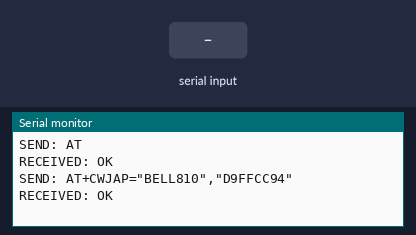
Simulated run of this sketch. Board: Arduino Uno, built with avr-gcc and run on an emulated ATmega328P. Shown: the last lines printed to the serial monitor. The test bench sets the inputs (shaded band). The modem accepts every AT command (registered, SIM ready, sends succeed) and sends nothing else.

Above: at 19.0 s.
19.1 s: "1" received over the second serial link
At 20.2 s:
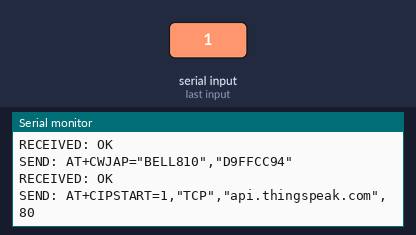
29.6 s: "0" received over the second serial link
At 30.7 s:
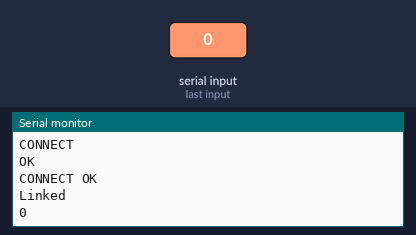
40.1 s: "2" received over the second serial link
At 41.1 s:
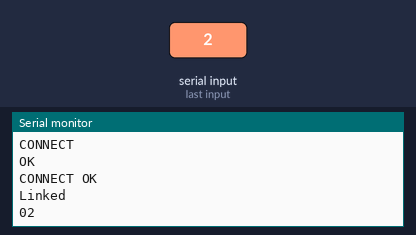

The sketch:

esp8266_wifi_connect.ino
```cpp
#include<stdlib.h>
#include <SoftwareSerial.h>
#define SSID "BELL810"
#define PASS "D9FFCC94"

SoftwareSerial esp8266(2, 3); // RX, TX
String open_tcp = "AT+CIPSTART=1,\"TCP\",\"api.thingspeak.com\",80";

void setup()
{
  Serial.begin(9600);
  esp8266.begin(9600);
  sendDebug("AT");
  delay(5000);
  if(esp8266.find("OK")){
    Serial.println("RECEIVED: OK");
    connectWiFi();
  }

  delay(5000);
  sendDebug(open_tcp);
  delay(5000);
}

void loop(){

if(esp8266.available()) // check if the esp is sending a message
  {
    while(esp8266.available())
    {
      // The esp has data so display its output to the serial window
      char c = esp8266.read(); // read the next character.
      Serial.write(c);
    }
  }


}

void sendDebug(String cmd){
  Serial.print("SEND: ");
  Serial.println(cmd);
  esp8266.println(cmd);
}

boolean connectWiFi(){
  esp8266.println("AT+CWMODE=1");
  delay(2000);
  esp8266.println("AT+CIPMUX=1");
  delay(2000);
  String cmd="AT+CWJAP=\"";
  cmd+=SSID;
  cmd+="\",\"";
  cmd+=PASS;
  cmd+="\"";
  sendDebug(cmd);
  delay(5000);
  if(esp8266.find("OK")){
    Serial.println("RECEIVED: OK");
    return true;
  }else{
    Serial.println("RECEIVED: Error");
    return false;
  }
}
```

Measured:
- after the input at 29.6 s, the serial monitor: prints a new line at once (image 2)
- after the input at 40.1 s, the serial monitor: prints a new line at once (image 3)
